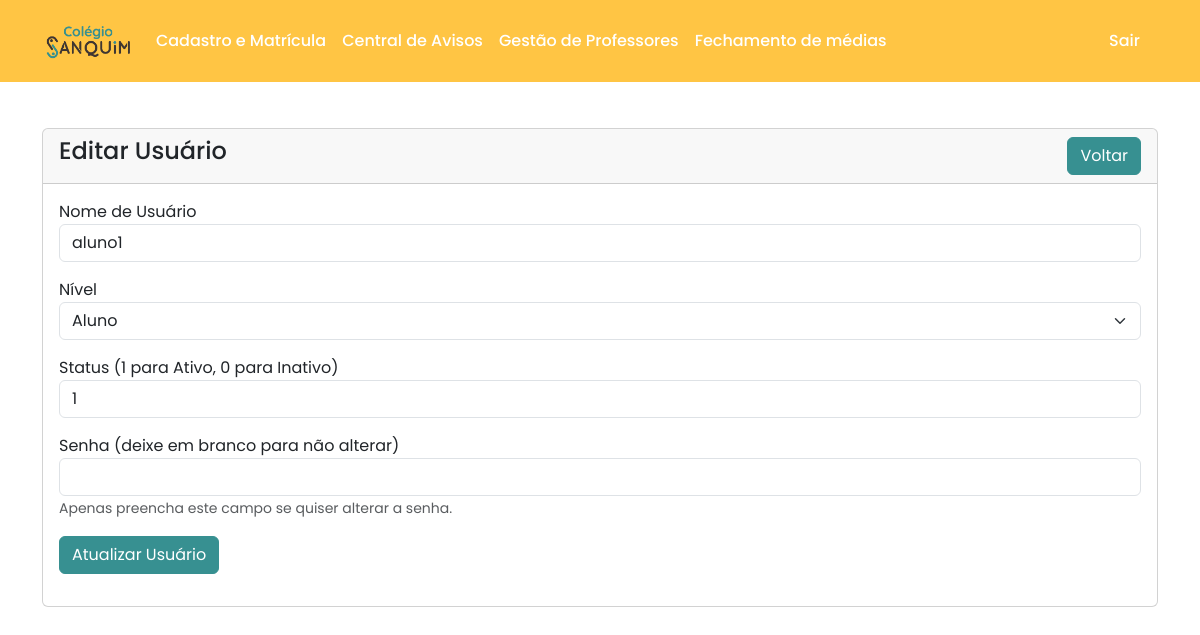
The app's page /Adm/phpAdm/usuario-edit.php?id=32 with its own data.
### tables this page shows
CREATE TABLE `usuarios` (
  `id` int(11) NOT NULL,
  `usuario` varchar(15) NOT NULL,
  `senha` varchar(255) NOT NULL,
  `nivel` varchar(15) NOT NULL,
  `status` int(11) NOT NULL
);

### Adm/phpAdm/usuario-edit.php (the view, shortened to what this page needs)
<?php
require 'conexao2.php';
?>
<!doctype html>
<html lang="pt-BR">
  <head>
    <link href="https://cdn.jsdelivr.net/npm/bootstrap@5.3.3/dist/css/bootstrap.min.css" rel="stylesheet">
  </head>
  <body>
    <?php
    include 'masterAdm.php';
    ?>
      <div class="container mt-5">
        <div class="row">
            <div class="col-md-12">
                <div class="card">
                    <div class="card-header">
                        <h4>Editar Usuário
                            <a href="index.php" class="btn btn-custom float-end">Voltar</a>
                        </h4>
                    </div>
                    <div class="card-body">
                    <?php
                    if (isset($_GET['id'])){
                        $usuario_id = mysqli_real_escape_string($conexao, $_GET['id']);
                        $sql = "SELECT * FROM usuarios WHERE id='$usuario_id'";
                        $query = mysqli_query($conexao, $sql);
                        if (mysqli_num_rows($query) > 0){
                            $usuario = mysqli_fetch_array($query);
                    ?>
                        <form action="acoes.php" method="POST">
                            <div class="mb-3">
                                <label>Nome de Usuário</label>
                                <input type="text" name="usuario" value="<?= $usuario['usuario']; ?>" class="form-control" required>
                            </div>
                            <div class="mb-3">
                                <label for="nivel">Nível</label>
                                <select name="nivel" id="nivel" class="form-select" required>
                                    <option value="aluno" <?= ($usuario['nivel'] == 'aluno') ? 'selected' : ''; ?>>Aluno</option>
                                </select>
                            </div>
                            <div class="mb-3">
                                <label>Status (1 para Ativo, 0 para Inativo)</label>
                                <input type="number" name="status" value="<?= $usuario['status']; ?>" class="form-control" required>
                            </div>
                            <div class="mb-3">
                                <label>Senha (deixe em branco para não alterar)</label>
                                <input type="password" name="senha" class="form-control">
                                <small class="form-text text-muted">Apenas preencha este campo se quiser alterar a senha.</small>
                            </div>
                            <div class="mb-3">
                                <button type="submit" name="update_usuario" class="btn btn-custom">Atualizar Usuário</button>
                            </div>
                        </form>
                        <?php
                        } else {
                            echo "<h5>Usuário não encontrado</h5>";
                        }
                    }
                        ?>
                    </div>
                </div>
            </div>
        </div>
      </div>
  </body>
</html>

### Adm/phpAdm/usuario-edit.php (style rules this page uses)
.btn-custom { background-color: #379091; border-color: #379091; color: #fff; }

### records on screen
usuarios: usuario "aluno1", nivel "Aluno", status "1"
